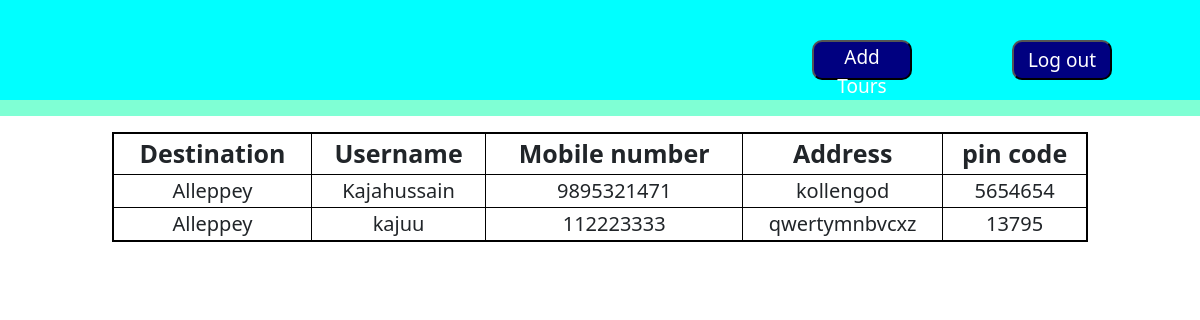
The app's page /agency/viewapplicants/ (signed in) with its own data.
### customer/models.py (models this page shows)
class Applications(models.Model):
    customer=models.ForeignKey(Customer,on_delete=models.CASCADE,null=True)
    tour=models.ForeignKey(Addtours,on_delete=models.CASCADE,null=True)
    agency=models.ForeignKey(AgencyRegistration,on_delete=models.CASCADE,null=True)
    name=models.TextField(max_length=100,null=True)
    mobile=models.TextField(max_length=20,null=True)
    address=models.TextField(max_length=400,null=True)
    pincode=models.BigIntegerField(null=True)

### agency/models.py (models this page shows, shortened)
class Addtours(models.Model):
    Agency=models.ForeignKey(AgencyRegistration,on_delete=models.CASCADE)
    Destination=models.TextField(max_length=100,null=True)
    Description=models.TextField(max_length=100,null=True)
    Image=models.ImageField(upload_to='addtours',null=True)
    Charge=models.FloatField(null=True)

### agency/views.py (the view)
# urls.py: path('viewapplicants/',views.Agency_viewapplicants,name='viewapplicants')
def Agency_viewapplicants(request):
    if 'agency' in request.session:
        agency_id=request.session.get('agency')
        agency=AgencyRegistration.objects.get(id=agency_id)
        applications=Applications.objects.filter(agency=agency)
        return render(request,'agency/viewapplicants.html',{'applications':applications})
    else:
      return render(request,'agency/agency_login.html')

### agency/templates/agency/viewapplicants.html (shortened to what this page needs)
<!doctype html>
<html lang="en">
  <head>
    <link href="https://cdn.jsdelivr.net/npm/bootstrap@5.3.3/dist/css/bootstrap.min.css" rel="stylesheet">
  </head>
  <body>
    <div class="container-fluid">
        <div class="row" id="row1">
            <div class="col-8"></div>
            <div class="col-2">
                <button><a href="{% url 'agency:addtours' %}">Add Tours</a></button>
            </div>
            <div class="col-2">
                <button><a href="{% url 'agency:agencylogout' %}">Log out</a></button>
            </div>
        </div>
        <div class="row" id="row2">
            <div class="col-12"><p>{{agency.agencyname}}</p></div>
        </div>
        <div class="row" id="row3">
            <div class="col-1"></div>
            <div class="col-10">
                <table>
                    <tr><th>Destination</th>
                        <th>Username</th>
                        <th>Mobile number</th>
                        <th>Address</th>
                        <th>pin code</th>
                    </tr>
                    {% for i in applications %}
                    <tr>
                        <td>{{i.tour.Destination}}</td>
                        <td>{{i.name}}</td>
                        <td>{{i.mobile}}</td>
                        <td>{{i.address}}</td>
                        <td>{{i.pincode}}</td>
                    </tr>
                   {% endfor %}
                </table>
            </div>
            <div class="col-1"></div>
        </div>
    </div>
  </body>
</html>

### agency/templates/agency/viewapplicants.html (style rules this page uses)
#row1 { background-color: aqua; height: 100px; }
#row1 button { margin-top: 40px; width: 100px; border-radius: 10px; height: 40px; background-color: navy; }
#row1 button a { color: white; text-decoration: none; font-size: 19px; }
#row2 { background-color: aquamarine; }
#row3 table { border: 2px solid black; width: 100%; text-align: center; }
#row3 table th { border: 1px solid black; font-size: 25px; }
#row3 table td { border: 1px solid black; font-size: 20px; }

### records on screen
Applications: tour.Destination "Alleppey", name "Kajahussain", mobile "9895321471", address "kollengod", pincode "5654654"
Applications: tour.Destination "Alleppey", name "kajuu", mobile "112223333", address "qwertymnbvcxz", pincode "13795"
